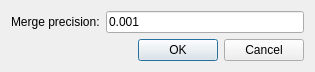
<?xml version="1.0" encoding="UTF-8"?>
<ui version="4.0">
 <class>Dialog</class>
 <widget class="QDialog" name="Dialog">
  <property name="geometry">
   <rect>
    <x>0</x>
    <y>0</y>
    <width>315</width>
    <height>70</height>
   </rect>
  </property>
  <property name="windowTitle">
   <string>Merge</string>
  </property>
  <layout class="QHBoxLayout" name="horizontalLayout">
   <item>
    <layout class="QGridLayout" name="gridLayout">
     <item row="0" column="0">
      <widget class="QLabel" name="label">
       <property name="text">
        <string>Merge precision:</string>
       </property>
      </widget>
     </item>
     <item row="1" column="0" colspan="2">
      <widget class="QDialogButtonBox" name="buttonBox">
       <property name="orientation">
        <enum>Qt::Horizontal</enum>
       </property>
       <property name="standardButtons">
        <set>QDialogButtonBox::Cancel|QDialogButtonBox::Ok</set>
       </property>
      </widget>
     </item>
     <item row="0" column="1">
      <widget class="QLineEdit" name="precisionEdit">
       <property name="text">
        <string>0.001</string>
       </property>
      </widget>
     </item>
    </layout>
   </item>
  </layout>
 </widget>
 <tabstops>
  <tabstop>precisionEdit</tabstop>
  <tabstop>buttonBox</tabstop>
 </tabstops>
 <resources/>
 <connections>
  <connection>
   <sender>buttonBox</sender>
   <signal>accepted()</signal>
   <receiver>Dialog</receiver>
   <slot>accept()</slot>
   <hints>
    <hint type="sourcelabel">
     <x>248</x>
     <y>254</y>
    </hint>
    <hint type="destinationlabel">
     <x>157</x>
     <y>274</y>
    </hint>
   </hints>
  </connection>
  <connection>
   <sender>buttonBox</sender>
   <signal>rejected()</signal>
   <receiver>Dialog</receiver>
   <slot>reject()</slot>
   <hints>
    <hint type="sourcelabel">
     <x>316</x>
     <y>260</y>
    </hint>
    <hint type="destinationlabel">
     <x>286</x>
     <y>274</y>
    </hint>
   </hints>
  </connection>
 </connections>
</ui>
